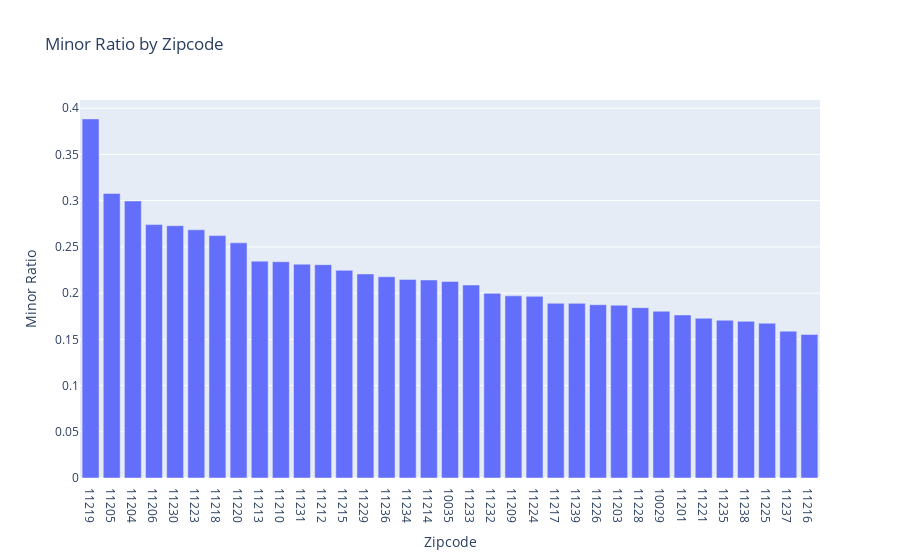

This figure's notebook cell:
### Code cell
fig.show()

### Figure 1 — Plotly figure (JSON) as saved in the notebook; plotly's stock layout.template omitted (floating-point values rounded to 4 significant figures)
{"data": [{"alignmentgroup": "True", "hovertemplate": "Zipcode=%{x}<br>Minor Ratio=%{y}<extra></extra>", "legendgroup": "", "marker": {"color": "#636efa", "pattern": {"shape": ""}}, "name": "", "offsetgroup": "", "orientation": "v", "showlegend": false, "textposition": "auto", "type": "bar", "x": [" 11219", " 11205", " 11204", " 11206", " 11230", " 11223", " 11218", " 11220", " 11213", " 11210", " 11231", " 11212", " 11215", " 11229", " 11236", " 11234", " 11214", " 10035", " 11233", " 11232", " 11209", " 11224", " 11217", " 11239", " 11226", " 11203", " 11228", " 10029", " 11201", " 11221", " 11235", " 11238", " 11225", " 11237", " 11216"], "xaxis": "x", "y": [0.3884, 0.3078, 0.2997, 0.2741, 0.2729, 0.2685, 0.2622, 0.2544, 0.2346, 0.2339, 0.2313, 0.2308, 0.2246, 0.2207, 0.2177, 0.2148, 0.2142, 0.2126, 0.2088, 0.1997, 0.197, 0.1965, 0.189, 0.1889, 0.1875, 0.1869, 0.1843, 0.1804, 0.1763, 0.1728, 0.1707, 0.1695, 0.1674, 0.1589, 0.1552], "yaxis": "y"}], "layout": {"barmode": "relative", "legend": {"tracegroupgap": 0}, "title": {"text": "Minor Ratio by Zipcode"}, "xaxis": {"anchor": "y", "domain": [0, 1], "title": {"text": "Zipcode"}}, "yaxis": {"anchor": "x", "domain": [0, 1], "title": {"text": "Minor Ratio"}}}}
